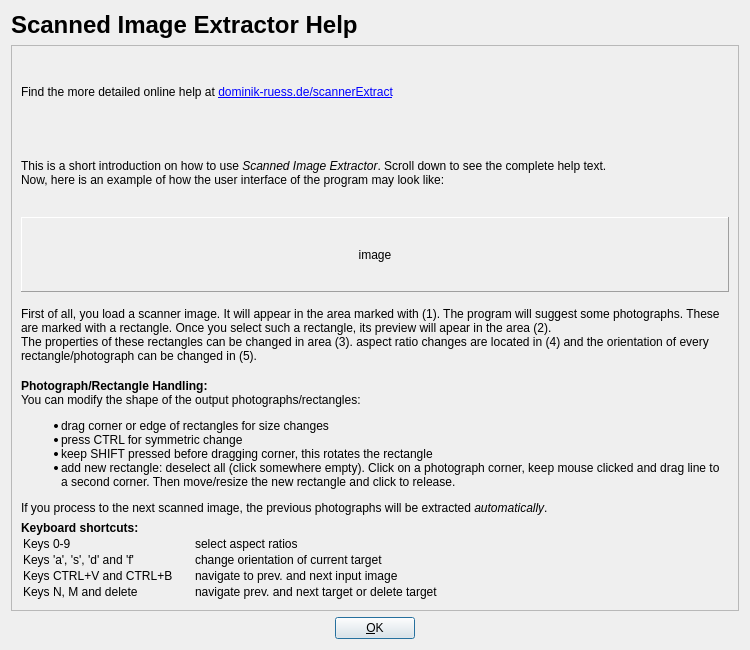
<?xml version="1.0" encoding="UTF-8"?>
<ui version="4.0">
 <class>HelpDialog</class>
 <widget class="QDialog" name="HelpDialog">
  <property name="geometry">
   <rect>
    <x>0</x>
    <y>0</y>
    <width>750</width>
    <height>650</height>
   </rect>
  </property>
  <property name="windowTitle">
   <string>Help</string>
  </property>
  <layout class="QVBoxLayout" name="verticalLayout">
   <item>
    <widget class="QLabel" name="label_2">
     <property name="font">
      <font>
       <pointsize>18</pointsize>
       <weight>75</weight>
       <bold>true</bold>
      </font>
     </property>
     <property name="text">
      <string>Scanned Image Extractor Help</string>
     </property>
    </widget>
   </item>
   <item>
    <widget class="QScrollArea" name="scrollArea">
     <property name="widgetResizable">
      <bool>true</bool>
     </property>
     <widget class="QWidget" name="scrollAreaWidgetContents">
      <property name="geometry">
       <rect>
        <x>0</x>
        <y>0</y>
        <width>730</width>
        <height>561</height>
       </rect>
      </property>
      <layout class="QVBoxLayout" name="verticalLayout_2">
       <item>
        <widget class="QLabel" name="label">
         <property name="text">
          <string>Find the more detailed online help at &lt;a href=&quot;http://dominik-ruess.de/scannerExtract&quot;&gt;dominik-ruess.de/scannerExtract&lt;/a&gt;</string>
         </property>
         <property name="openExternalLinks">
          <bool>true</bool>
         </property>
        </widget>
       </item>
       <item>
        <widget class="QLabel" name="label_3">
         <property name="text">
          <string>This is a short introduction on how to use &lt;i&gt;Scanned Image Extractor&lt;/i&gt;. Scroll down to see the complete help text. &lt;br&gt;
Now, here is an example of how the user interface of the program may look like:</string>
         </property>
         <property name="wordWrap">
          <bool>true</bool>
         </property>
        </widget>
       </item>
       <item>
        <widget class="QLabel" name="label_overview">
         <property name="styleSheet">
          <string notr="true"/>
         </property>
         <property name="frameShape">
          <enum>QFrame::Panel</enum>
         </property>
         <property name="frameShadow">
          <enum>QFrame::Raised</enum>
         </property>
         <property name="text">
          <string>image</string>
         </property>
         <property name="alignment">
          <set>Qt::AlignCenter</set>
         </property>
         <property name="margin">
          <number>25</number>
         </property>
        </widget>
       </item>
       <item>
        <widget class="QLabel" name="label_4">
         <property name="text">
          <string>First of all, you load a scanner image. It will appear in the area marked with (1). The program will suggest some photographs. These are marked with a rectangle. Once you select such a rectangle, its preview will apear in the area (2). &lt;br&gt;The properties of these rectangles can be changed in area (3). aspect ratio changes are located in (4) and the orientation of every rectangle/photograph can be changed in (5).</string>
         </property>
         <property name="wordWrap">
          <bool>true</bool>
         </property>
        </widget>
       </item>
       <item>
        <widget class="QLabel" name="label_5">
         <property name="text">
          <string>&lt;b&gt;Photograph/Rectangle Handling:&lt;/b&gt;
&lt;br&gt;You can modify the shape of the output photographs/rectangles:&lt;ul&gt;
&lt;li&gt;drag corner or edge of rectangles for size changes&lt;/li&gt;
              &lt;li&gt;press CTRL for symmetric change&lt;/li&gt;
              &lt;li&gt;keep SHIFT pressed before dragging corner, this rotates the rectangle&lt;/li&gt;
              &lt;li&gt;add new rectangle: deselect all (click somewhere empty). Click on a photograph corner, keep mouse clicked and drag line to a second corner. Then move/resize the new rectangle and click to release.&lt;/li&gt;
              &lt;/ul&gt;
If you process to the next scanned image, the previous photographs will be extracted &lt;i&gt;automatically&lt;/i&gt;.</string>
         </property>
         <property name="wordWrap">
          <bool>true</bool>
         </property>
        </widget>
       </item>
       <item>
        <widget class="QLabel" name="label_6">
         <property name="text">
          <string>&lt;b&gt;Keyboard shortcuts:&lt;/b&gt;&lt;table&gt;
              &lt;tr&gt;&lt;td&gt;Keys 0-9&lt;/td&gt;&lt;td&gt; select aspect ratios&lt;/td&gt;&lt;/tr&gt;
              &lt;tr&gt;&lt;td&gt;Keys 'a', 's', 'd' and 'f'&lt;/td&gt;&lt;td&gt; change orientation of current target&lt;/td&gt;&lt;/tr&gt;
              &lt;tr&gt;&lt;td style=&quot;padding-right:20px;&quot;&gt;Keys CTRL+V and CTRL+B&lt;/td&gt;&lt;td&gt; navigate to prev. and next input image&lt;/td&gt;&lt;/tr&gt;
              &lt;tr&gt;&lt;td&gt;Keys N, M and delete&lt;/td&gt;&lt;td&gt; navigate prev. and next target or delete target&lt;/td&gt;&lt;/tr&gt;&lt;/table&gt;</string>
         </property>
        </widget>
       </item>
      </layout>
     </widget>
    </widget>
   </item>
   <item>
    <layout class="QHBoxLayout" name="horizontalLayout">
     <item>
      <spacer name="horizontalSpacer">
       <property name="orientation">
        <enum>Qt::Horizontal</enum>
       </property>
       <property name="sizeHint" stdset="0">
        <size>
         <width>40</width>
         <height>20</height>
        </size>
       </property>
      </spacer>
     </item>
     <item>
      <widget class="QPushButton" name="pushButton">
       <property name="text">
        <string>&amp;OK</string>
       </property>
      </widget>
     </item>
     <item>
      <spacer name="horizontalSpacer_2">
       <property name="orientation">
        <enum>Qt::Horizontal</enum>
       </property>
       <property name="sizeHint" stdset="0">
        <size>
         <width>40</width>
         <height>20</height>
        </size>
       </property>
      </spacer>
     </item>
    </layout>
   </item>
  </layout>
 </widget>
 <resources/>
 <connections>
  <connection>
   <sender>pushButton</sender>
   <signal>clicked()</signal>
   <receiver>HelpDialog</receiver>
   <slot>close()</slot>
   <hints>
    <hint type="sourcelabel">
     <x>320</x>
     <y>456</y>
    </hint>
    <hint type="destinationlabel">
     <x>319</x>
     <y>239</y>
    </hint>
   </hints>
  </connection>
 </connections>
</ui>
